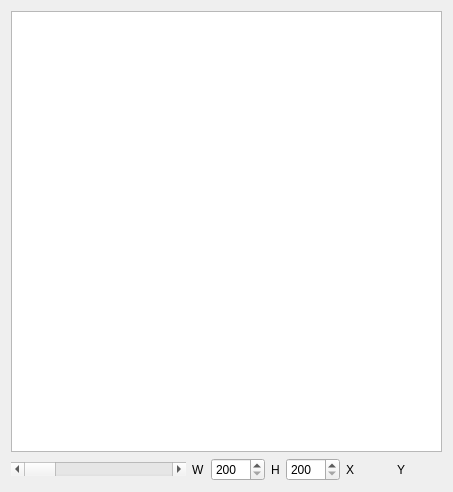
<?xml version="1.0" encoding="UTF-8"?>
<ui version="4.0">
 <class>Form</class>
 <widget class="QWidget" name="Form">
  <property name="geometry">
   <rect>
    <x>0</x>
    <y>0</y>
    <width>453</width>
    <height>492</height>
   </rect>
  </property>
  <property name="windowTitle">
   <string>Form</string>
  </property>
  <layout class="QGridLayout" name="gridLayout">
   <item row="1" column="0">
    <widget class="QWidget" name="widget" native="true">
     <property name="sizePolicy">
      <sizepolicy hsizetype="Expanding" vsizetype="Fixed">
       <horstretch>0</horstretch>
       <verstretch>0</verstretch>
      </sizepolicy>
     </property>
     <property name="minimumSize">
      <size>
       <width>20</width>
       <height>20</height>
      </size>
     </property>
     <layout class="QHBoxLayout" name="horizontalLayout">
      <property name="leftMargin">
       <number>0</number>
      </property>
      <property name="topMargin">
       <number>0</number>
      </property>
      <property name="rightMargin">
       <number>0</number>
      </property>
      <property name="bottomMargin">
       <number>0</number>
      </property>
      <item>
       <widget class="QScrollBar" name="slider_zoom">
        <property name="sizePolicy">
         <sizepolicy hsizetype="Expanding" vsizetype="Fixed">
          <horstretch>0</horstretch>
          <verstretch>0</verstretch>
         </sizepolicy>
        </property>
        <property name="minimumSize">
         <size>
          <width>20</width>
          <height>0</height>
         </size>
        </property>
        <property name="focusPolicy">
         <enum>Qt::NoFocus</enum>
        </property>
        <property name="contextMenuPolicy">
         <enum>Qt::DefaultContextMenu</enum>
        </property>
        <property name="minimum">
         <number>1</number>
        </property>
        <property name="maximum">
         <number>20</number>
        </property>
        <property name="pageStep">
         <number>5</number>
        </property>
        <property name="orientation">
         <enum>Qt::Horizontal</enum>
        </property>
        <property name="invertedAppearance">
         <bool>false</bool>
        </property>
       </widget>
      </item>
      <item>
       <widget class="QLabel" name="label_2">
        <property name="text">
         <string>W</string>
        </property>
       </widget>
      </item>
      <item>
       <widget class="QSpinBox" name="spinbox_width">
        <property name="minimum">
         <number>200</number>
        </property>
        <property name="maximum">
         <number>1000</number>
        </property>
        <property name="singleStep">
         <number>10</number>
        </property>
       </widget>
      </item>
      <item>
       <widget class="QLabel" name="label">
        <property name="text">
         <string>H</string>
        </property>
       </widget>
      </item>
      <item>
       <widget class="QSpinBox" name="spinbox_height">
        <property name="minimum">
         <number>200</number>
        </property>
        <property name="maximum">
         <number>1000</number>
        </property>
        <property name="singleStep">
         <number>10</number>
        </property>
       </widget>
      </item>
      <item>
       <widget class="QLabel" name="label_x">
        <property name="minimumSize">
         <size>
          <width>45</width>
          <height>0</height>
         </size>
        </property>
        <property name="layoutDirection">
         <enum>Qt::RightToLeft</enum>
        </property>
        <property name="text">
         <string>X</string>
        </property>
       </widget>
      </item>
      <item>
       <widget class="QLabel" name="label_y">
        <property name="minimumSize">
         <size>
          <width>45</width>
          <height>0</height>
         </size>
        </property>
        <property name="text">
         <string>Y</string>
        </property>
       </widget>
      </item>
     </layout>
    </widget>
   </item>
   <item row="0" column="0">
    <widget class="SpriteViewWidget" name="view">
     <property name="focusPolicy">
      <enum>Qt::WheelFocus</enum>
     </property>
     <property name="backgroundBrush">
      <brush brushstyle="SolidPattern">
       <color alpha="255">
        <red>0</red>
        <green>0</green>
        <blue>0</blue>
       </color>
      </brush>
     </property>
     <property name="sceneRect">
      <rectf>
       <x>0.000000000000000</x>
       <y>0.000000000000000</y>
       <width>0.000000000000000</width>
       <height>0.000000000000000</height>
      </rectf>
     </property>
     <property name="resizeAnchor">
      <enum>QGraphicsView::NoAnchor</enum>
     </property>
    </widget>
   </item>
  </layout>
 </widget>
 <customwidgets>
  <customwidget>
   <class>SpriteViewWidget</class>
   <extends>QGraphicsView</extends>
   <header>widgets</header>
  </customwidget>
 </customwidgets>
 <resources/>
 <connections/>
</ui>
